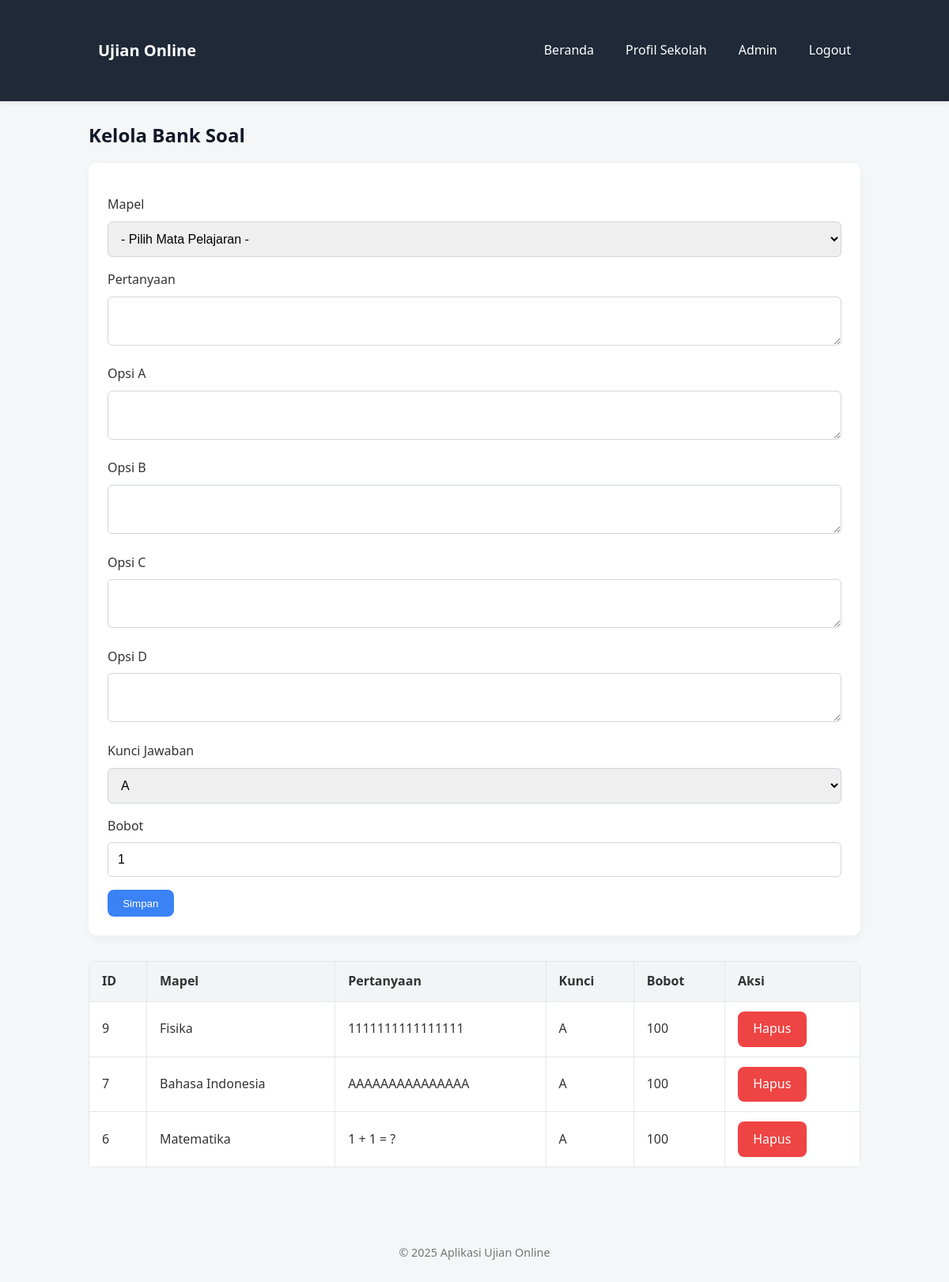
Page /admin/soal.php (signed in) on the committed database.
### tables this page shows
CREATE TABLE `bank_soal` (
  `id` int(11) NOT NULL,
  `mapel_id` int(11) DEFAULT NULL,
  `pertanyaan` text NOT NULL,
  `opsi_a` text NOT NULL,
  `opsi_b` text NOT NULL,
  `opsi_c` text NOT NULL,
  `opsi_d` text NOT NULL,
  `jawaban` char(1) NOT NULL CHECK (`jawaban` in ('A','B','C','D')),
  `bobot` int(11) NOT NULL DEFAULT 1,
  `created_by` int(11) NOT NULL,
  `created_at` timestamp NOT NULL DEFAULT current_timestamp()
);

CREATE TABLE `mapel` (
  `id` int(11) NOT NULL,
  `nama` varchar(100) NOT NULL
);

### includes/functions.php (called while the page is built, shortened)
<?php
function h($str) {
    return htmlspecialchars($str, ENT_QUOTES, 'UTF-8');
}

### admin/soal.php (the view, shortened to what this page needs)
<?php
require_once __DIR__ . '/../config/db.php';
require_once __DIR__ . '/../includes/functions.php';
$soal = $pdo->query('SELECT s.*, m.nama as mapel_nama FROM bank_soal s LEFT JOIN mapel m ON m.id=s.mapel_id ORDER BY s.id DESC')->fetchAll();
include __DIR__ . '/../includes/header.php';
include __DIR__ . '/../includes/navbar.php';
?>
<div class="container">
<h2>Kelola Bank Soal</h2>
<div class="card">
    <form method="post">
    <label>Mapel</label>
    <select name="mapel_id" class="form-control" required>
    <option value="">- Pilih Mata Pelajaran -</option>
</select>
    <label>Pertanyaan</label>
    <textarea name="pertanyaan" required></textarea>
    <label>Opsi A</label>
    <textarea name="opsi_a" required></textarea>
    <label>Opsi B</label>
    <textarea name="opsi_b" required></textarea>
    <label>Opsi C</label>
    <textarea name="opsi_c" required></textarea>
    <label>Opsi D</label>
    <textarea name="opsi_d" required></textarea>
    <label>Kunci Jawaban</label>
    <select name="jawaban" required>
        <option value="A">A</option>
    </select>
    <label>Bobot</label>
    <input type="number" name="bobot" value="1" min="1">
    <button class="btn btn-primary" type="submit">Simpan</button>
    </form>
</div>
<table class="table">
    <thead><tr><th>ID</th><th>Mapel</th><th>Pertanyaan</th><th>Kunci</th><th>Bobot</th><th>Aksi</th></tr></thead>
    <tbody>
    <?php foreach($soal as $s): ?>
        <tr>
        <td><?= $s['id'] ?></td>
        <td><?= h($s['mapel_nama']) ?></td>
        <td><?= nl2br(h($s['pertanyaan'])) ?></td>
        <td><?= h($s['jawaban']) ?></td>
        <td><?= h($s['bobot']) ?></td>
        <td>
            <a class="btn btn-danger" href="?delete=<?= $s['id'] ?>" onclick="return confirm('Hapus soal?')">Hapus</a>
        </td>
        </tr>
    <?php endforeach; ?>
    </tbody>
</table>
</div>
<?php include __DIR__ . '/../includes/footer.php'; ?>

### assets/css/style.css (style rules this page uses)
* { box-sizing: border-box; margin: 0; padding: 0; }
body { font-family: 'Segoe UI', system-ui, sans-serif; background-color: #f4f6f8; color: #333; line-height: 1.6; min-height: 100vh; }
.container { max-width: 1024px; margin: 0 auto; padding: 1.5rem; }
.card { background: #fff; border-radius: 10px; padding: 1.5rem; box-shadow: 0 4px 12px rgba(0, 0, 0, 0.04); margin-bottom: 2rem; }
h1, h2, h3 { margin-bottom: 1rem; color: #111827; }
h2 { font-size: 1.5rem; }
form { margin-top: 1rem; }
label { display: block; margin-bottom: 0.5rem; font-weight: 500; }
input, select, textarea { width: 100%; padding: 0.75rem; border: 1px solid #d1d5db; border-radius: 6px; font-size: 1rem; margin-bottom: 1rem; transition: border 0.3s, box-shadow 0.3s; }
.btn { display: inline-block; padding: 0.6rem 1.2rem; border-radius: 8px; font-weight: 500; cursor: pointer; text-decoration: none; border: none; transition: background 0.3s, color 0.3s; }
.btn-primary { background: #3b82f6; color: #fff; }
.btn-danger { background: #ef4444; color: #fff; }
.table { width: 100%; border-collapse: collapse; background: #fff; border-radius: 8px; overflow: hidden; margin-bottom: 2rem; }
.table th, .table td { padding: 0.75rem 1rem; border: 1px solid #e5e7eb; text-align: left; }
.table th { background: #f3f4f6; font-weight: 600; }

### rows in the picture
bank_soal: id "9", mapel.nama "Fisika", pertanyaan "1111111111111111", jawaban "A", bobot "100"
bank_soal: id "7", mapel.nama "Bahasa Indonesia", pertanyaan "AAAAAAAAAAAAAAA", jawaban "A", bobot "100"
bank_soal: id "6", mapel.nama "Matematika", pertanyaan "1 + 1 = ?", jawaban "A", bobot "100"
